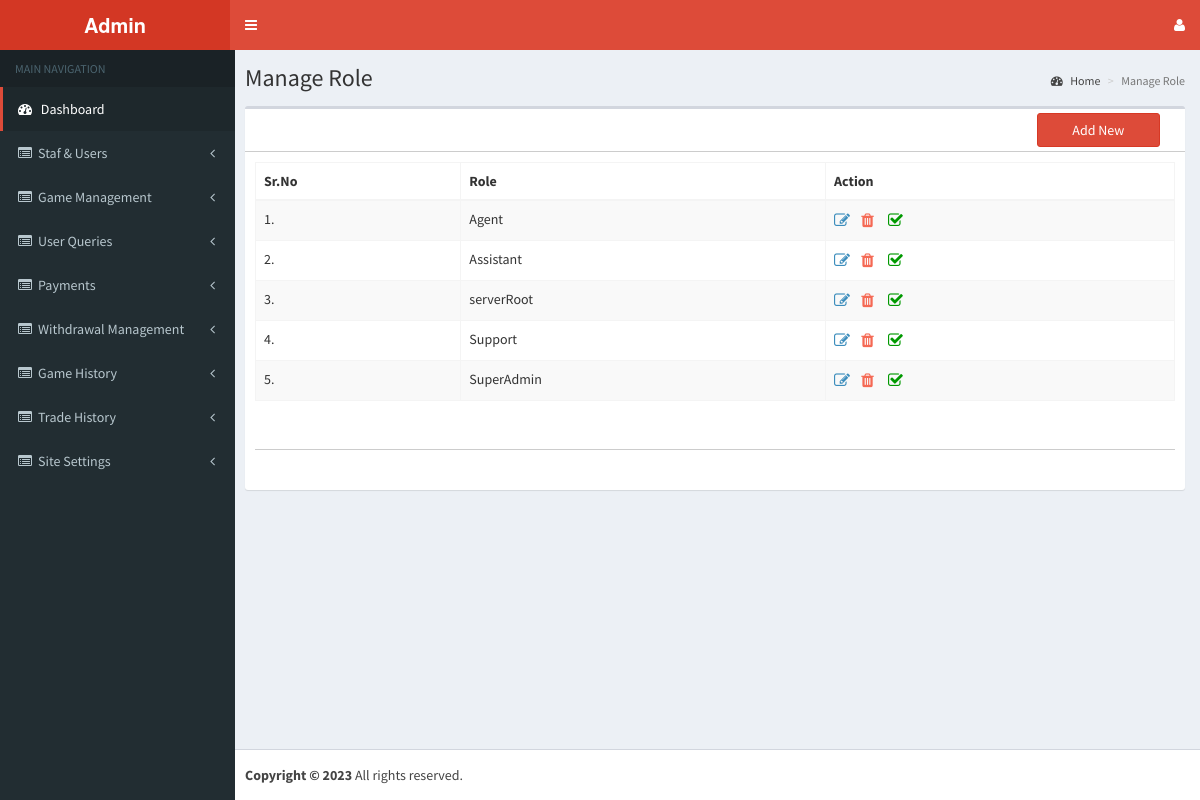
Page /admin/manage_role.php (signed in) on the committed database.
### tables this page shows
CREATE TABLE `services` (
  `id` int(11) NOT NULL,
  `services` varchar(255) NOT NULL,
  `url` varchar(255) NOT NULL,
  `status` varchar(255) NOT NULL
);

CREATE TABLE `role` (
  `id` int(11) NOT NULL,
  `role` varchar(255) NOT NULL,
  `created_date` timestamp NOT NULL DEFAULT current_timestamp(),
  `status` smallint(6) NOT NULL
);

### admin/manage_role.php (the view, shortened to what this page needs)
<!DOCTYPE html>
<html>
<head>
  <link rel="stylesheet" href="bootstrap/css/bootstrap.min.css">
  <link rel="stylesheet" href="css/font-awesome.min.css">
  <link rel="stylesheet" href="css/ionicons.min.css">
  <link rel="stylesheet" href="dist/css/AdminLTE.min.css">
  <link rel="stylesheet" href="dist/css/skins/_all-skins.min.css">
  <link rel="stylesheet" href="plugins/iCheck/flat/blue.css">
  <link rel="stylesheet" href="plugins/morris/morris.css">
  <link rel="stylesheet" href="plugins/jvectormap/jquery-jvectormap-1.2.2.css">
  <link rel="stylesheet" href="plugins/datepicker/datepicker3.css">
  <link rel="stylesheet" href="plugins/daterangepicker/daterangepicker-bs3.css">
  <link rel="stylesheet" href="plugins/bootstrap-wysihtml5/bootstrap3-wysihtml5.min.css">
<link rel="stylesheet" href="plugins/datatables/dataTables.bootstrap.css">
<link rel="stylesheet" href="plugins/select2/select2.min.css">
<link rel="stylesheet" href="plugins/iCheck/all.css">
     <link rel="stylesheet" href="css/app.css" id="maincss">
</head>
<body class="hold-transition skin-red sidebar-mini">
<div class="wrapper">
<?php include ("include/connection.php");?>
<?php include ("include/header.inc.php");?>
 <?php include ("include/navigation.inc.php");?>
  <div class="content-wrapper">
    <section class="content-header">
      <h1>Manage Role</h1>
      <ol class="breadcrumb">
        <li><a href="desktop.php"><i class="fa fa-dashboard"></i> Home</a></li>
        <li class="active">Manage Role</li>
      </ol>
    </section>
    <section class="content">
      <div class="row">
        <div class="col-xs-12">
          <div class="box">
            <div class="box-header box-header2">
             <div class="col-sm-10">
         </div>
              <div class="col-sm-2">
              <div class="pull-right-btn">
  <a data-toggle="modal" href="#role" onclick="rolereset();" class="btn btn-block btn-danger">Add New</a>
       </div>
       </div>
            </div>
            <div class="box-body">
            <form id="formID" name="formID" method="post" action="#" enctype="multipart/form-data">
              <table id="example1" class="table table-bordered table-striped">
                <thead>
                <tr>
                <th>Sr.No</th>
                  <th>Role</th>
                  <th>Action</th>
                </tr>
                </thead>
                <tbody>
     <?php
  $Query=mysqli_query($con,"select * from `role` order by id desc");
  $i=0;
  while($row=mysqli_fetch_array($Query)){$i++;
   ?>
                <tr>
                  <td><?php echo $i;?>.</td>
                  <td><?php echo @$row["role"]; ?></td>
                   <td><a href="javascript:void(0);" class="update-person" title="Edit" onClick="riledata(<?php echo $row['id']; ?>,'roleedit')"><i class="fa fa-edit" style="font-size:16px;"></i></a>&nbsp;&nbsp;&nbsp;
      <a href="javascript:void(0);" onClick="delete_row(<?php echo $row['id']; ?>)" class="update-person" style="color:#f56954; font-size:16px;" title="Delete"><i class="fa fa-trash"></i></a>
      <?php
	  if($row['status']==1){
	  ?>
      <a href="javascript:void(0);" onClick="Respond(<?php echo $row['id']; ?>)" class="update-person" style="color:#090; font-size:16px;" title="Active"><i class="fa fa-check-square-o"></i></a>
      <?php } else if($row['status']==0){?>
      &nbsp;&nbsp;&nbsp;
      <a href="javascript:void(0);" onClick="UnRespond(<?php echo $row['id']; ?>)" class="update-person" style="color:#f00; font-size:16px;" title="Inactive"><i class="fa fa-square-o"></i></a>
      <?php }?>
      </td>
                </tr>
        <?php }?>
                </tbody>
              </table>
              <div class="box-header box-header2" style="margin-bottom: 10px;">&nbsp; </div>
<div class="row">
<div class="col-sm-10"></div>
              <div class="col-sm-2">
            </div>
              </div>
              </form>
            </div>
          </div>
        </div>
      </div>
    </section>
  </div>
<?php include("include/footer.inc.php");?></div>
</body>
</html>

### admin/include/header.inc.php (shortened to what this page needs)
<header class="main-header">
  <a href="desktop.php" class="logo">
    <span class="logo-lg"><b>Admin </b></span>
  </a>
  <nav class="navbar navbar-static-top">
    <a href="#" class="sidebar-toggle" data-toggle="offcanvas" role="button">
    </a>
    <div class="navbar-custom-menu">
      <ul class="nav navbar-nav">
        <li class="dropdown user user-menu">
          <a href="#" class="dropdown-toggle" data-toggle="dropdown">
            <span class="hidden-xs"><i class="fa fa-user"></i></span>
          </a>
        </li>
      </ul>
    </div>
  </nav>
</header>

### admin/include/navigation.inc.php (shortened to what this page needs)
<aside class="main-sidebar">
  <section class="sidebar">
    <ul class="sidebar-menu">
      <li class="header">MAIN NAVIGATION</li>
      <?php $session_role=$_SESSION['role_id'];
$url = basename($_SERVER['PHP_SELF']) . '';
$chkurl=mysqli_query($con,"select `id`,`p_id` from `child_menu` where `url`='".$url."' and `status`='1'");
$chkurl_result=mysqli_fetch_array($chkurl);
$chk= $chkurl_result['p_id'];
$valurl=mysqli_query($con,"SELECT * FROM `task` where `role_id`='".$session_role."' And task  like '%$chk%' and `status`='1'");
$val_row=mysqli_num_rows($valurl);
if($val_row=='0'){
session_start();
session_unset();
session_destroy();
header("location:index.php?msg1=notauthorized");
	}else{
$task=mysqli_query($con,"select * from `task` where `role_id`='".$session_role."' and `status`='1'");
$task_result=mysqli_fetch_array($task);
$taskid=$task_result['task'];
$parent=mysqli_query($con,"Select * from `services` where id in($taskid) And `status`='1'");
	while(@$parent_array=mysqli_fetch_array($parent)){
		if($parent_array['url']=='desktop.php'){
		?>
      <li class="active treeview"> <a href="<?php echo $parent_array['url']; ?>"> <i class="fa fa-dashboard"></i> <span><?php echo $parent_array['services']; ?></span> </a></li>
      <?php }
      	else if($parent_array['url']=='manage_user.php'){
		?>
      <li class="treeview"> <a href="<?php echo $parent_array['url']; ?>"> <i class="fa fa-list-alt"></i> <span><?php echo $parent_array['services']; ?></span> </a></li>
      <?php }
      else if($parent_array['url']=='manage_tradehistory.php'){
		?>
      <li class="treeview"> <a href="<?php echo $parent_array['url']; ?>"> <i class="fa fa-list-alt"></i> <span><?php echo $parent_array['services']; ?></span> </a></li>
      <?php }
       else if($parent_array['url']=='reward_system.php'){
		?>
      <li class="treeview"> <a href="<?php echo $parent_array['url']; ?>"> <i class="fa fa-list-alt"></i> <span><?php echo $parent_array['services']; ?></span> </a></li>
      <?php }
       else if($parent_array['url']=='manage_winresult.php'){
		?>
      <li class="treeview"> <a href="<?php echo $parent_array['url']; ?>"> <i class="fa fa-list-alt"></i> <span><?php echo $parent_array['services']; ?></span> </a></li>
      <?php }
       else if($parent_array['url']=='manage_transaction.php'){
		?>
      <li class="treeview"> <a href="<?php echo $parent_array['url']; ?>"> <i class="fa fa-list-alt"></i> <span><?php echo $parent_array['services']; ?></span> </a></li>
      <?php }
       else if($parent_array['url']=='current_game_report.php'){
		?>
      <li class="treeview"> <a href="<?php echo $parent_array['url']; ?>"> <i class="fa fa-list-alt"></i> <span><?php echo $parent_array['services']; ?></span> </a></li>
      <?php }
      else if($parent_array['url']=='user_bet_records.php'){
		?>
      <li class="treeview"> <a href="<?php echo $parent_array['url']; ?>"> <i class="fa fa-list-alt"></i> <span><?php echo $parent_array['services']; ?></span> </a></li>
      <?php }
      else if($parent_array['url']=='user_result.php'){
		?>
      <li class="treeview"> <a href="<?php echo $parent_array['url']; ?>"> <i class="fa fa-list-alt"></i> <span><?php echo $parent_array['services']; ?></span> </a></li>
      <?php }
       else if($parent_array['url']=='red_envelope.php'){
		?>
      <li class="treeview"> <a href="<?php echo $parent_array['url']; ?>"> <i class="fa fa-list-alt"></i> <span><?php echo $parent_array['services']; ?></span> </a></li>
      <?php }
      else{?>
      <li class="treeview"> <a href="<?php echo $parent_array['url']; ?>"> <i class="fa fa-list-alt"></i><span><?php echo $parent_array['services']; ?></span><i class="fa fa-angle-left pull-right"></i></a>
      </li>
      <?php }
	 }}
	 ?>
    </ul>
  </section><br />
</aside>

### admin/include/footer.inc.php (shortened to what this page needs)
<footer class="main-footer">
    <strong>Copyright &copy; </strong> All rights reserved.
  </footer>

### rows in the picture
services: services "Dashboard"
services: services "Staf & Users"
services: services "Game Management"
services: services "User Queries"
services: services "Payments"
services: services "Withdrawal Management"
services: services "Game History"
services: services "Trade History"
services: services "Site Settings"
role: role "Agent"
role: role "Assistant"
role: role "serverRoot"
role: role "Support"
role: role "SuperAdmin"
